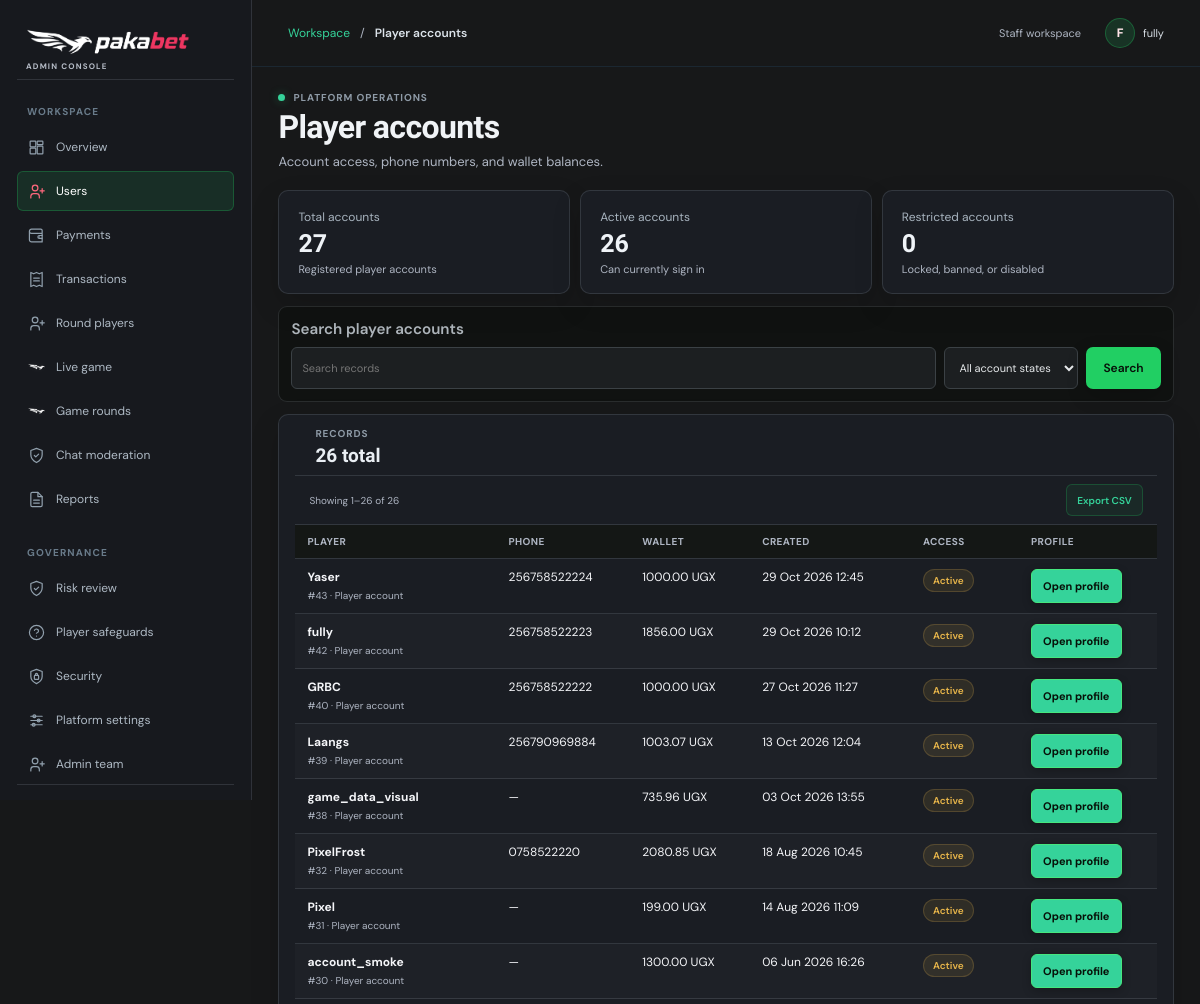
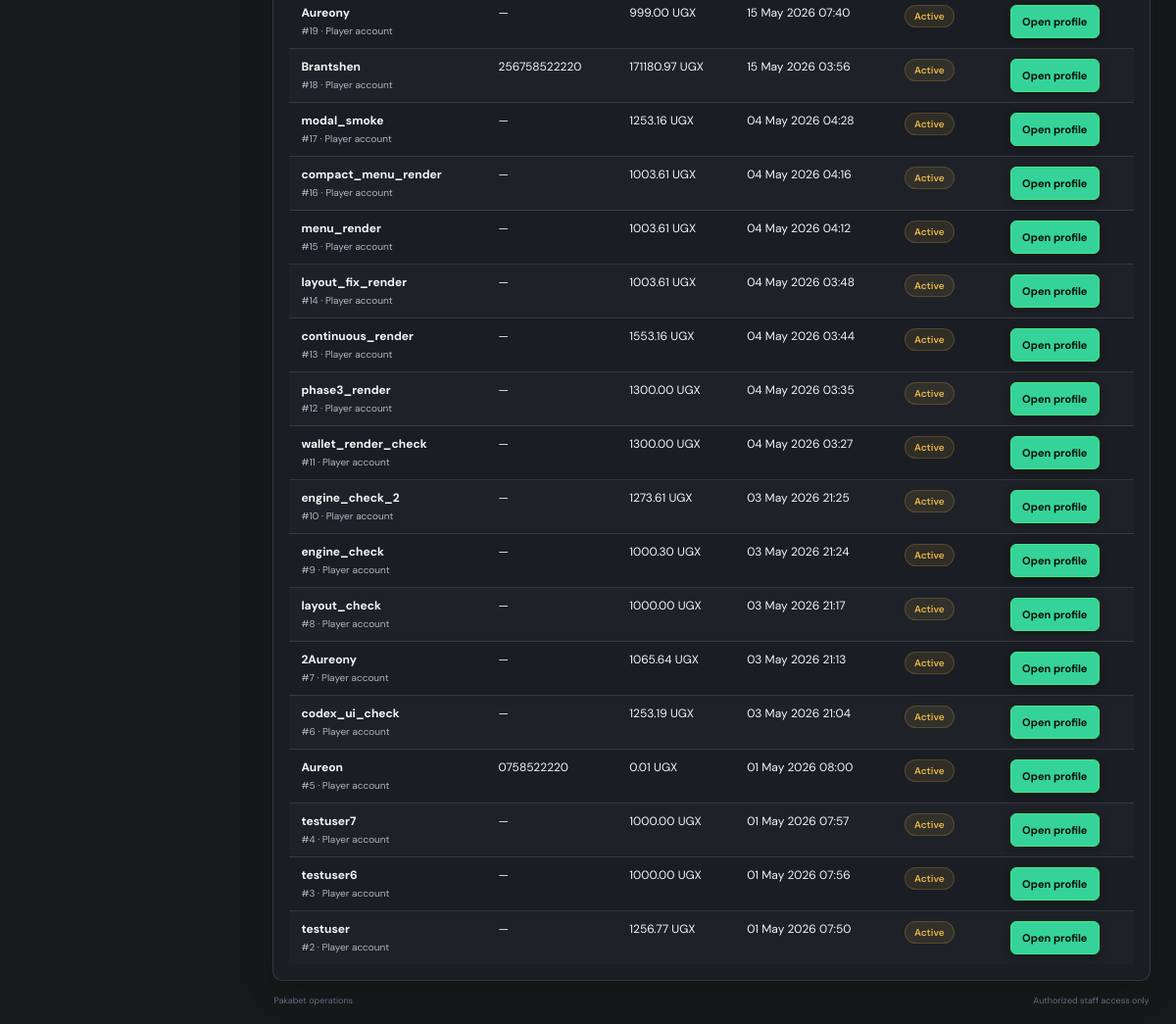
The app's page /admin-analytics/users/ (signed in) with its own data (2 pictures, top to bottom).
### core/models.py (models this page shows, shortened)
class Profile(models.Model):
    user = models.OneToOneField(User, on_delete=models.CASCADE)
    referral_code = models.UUIDField(default=uuid.uuid4, unique=True, editable=False)
    client_seed = models.CharField(max_length=128, default=generate_client_seed)
    balance = models.DecimalField(max_digits=12, decimal_places=2, default=0)
    currency = models.CharField(max_length=3, default='UGX')
    phone_number = models.CharField(max_length=20, blank=True)
    daily_deposit_limit = models.DecimalField(
        max_digits=12,
        decimal_places=2,
        default=300000,
        validators=[MinValueValidator(Decimal('500.00')), MaxValueValidator(Decimal('10000000.00'))],
    )
    daily_loss_limit = models.DecimalField(max_digits=12, decimal_places=2, default=200000)
    ACCOUNT_STATUS_CHOICES = [
        ('active', 'Active'),
        ('locked', 'Locked'),
        ('banned', 'Banned'),
        ('anonymized', 'Anonymized'),
    ]
    account_status = models.CharField(max_length=12, choices=ACCOUNT_STATUS_CHOICES, default='active')
    account_note = models.CharField(max_length=255, blank=True)
    created_at = models.DateTimeField(auto_now_add=True)

class PlatformSettings(models.Model):
    site_name = models.CharField(max_length=80, default='Pakabet')
    site_tagline = models.CharField(max_length=160, blank=True, default='Aviator gaming')
    logo = models.FileField(
        upload_to='branding/',
        blank=True,
        validators=[FileExtensionValidator(['png', 'jpg', 'jpeg', 'webp']), validate_brand_asset],
    )
    favicon = models.FileField(
        upload_to='branding/',
        blank=True,
        validators=[FileExtensionValidator(['png', 'jpg', 'jpeg', 'webp', 'ico']), validate_brand_asset],
    )
    maximum_crash_point = models.DecimalField(
        max_digits=5,
        decimal_places=2,
        default=Decimal('286.00'),
        validators=[MinValueValidator(Decimal('250.00')), MaxValueValidator(Decimal('286.00'))],
    )
    betting_seconds = models.PositiveSmallIntegerField(
        default=4,
        validators=[MinValueValidator(2), MaxValueValidator(15)],
    )
    updated_at = models.DateTimeField(auto_now=True)
    class Meta:
        verbose_name = 'platform settings'

### core/views.py (the view, shortened to what this page needs)
# urls.py: path('admin-analytics/<str:section>/', views.admin_console_section, name='admin_console_section'),
@login_required
def admin_console_section(request, section):
    if not request.user.is_staff:
        return redirect('dashboard')
    section_config = {
        'users': ('Player accounts', 'Account access, phone numbers, and wallet balances.'),
        'payments': ('Payment operations', 'Provider requests and their latest recorded status.'),
        'transactions': ('Transaction ledger', 'Immutable wallet and game transaction records.'),
        'players': ('Round players', 'Inspect player sessions and account activity for a selected round.'),
        'live': ('Live game monitor', 'Observe the current shared flight and recent round history.'),
        'rounds': ('Game integrity', 'Round outcomes and public fairness commitments.'),
        'reports': ('Financial reports', 'Generated GGR and URA reporting periods.'),
        'risk': ('Risk review', 'Investigate and disposition open platform alerts.'),
        'safeguards': ('Player safeguards', 'Self-exclusion requests and their active periods.'),
        'security': ('Security operations', 'Authentication events and current security posture.'),
        'admins': ('Administrator access', 'Create and review platform operations accounts.'),
        'settings': ('Platform settings', 'Manage branding and approved game-round operating limits.'),
    }
    if section not in section_config:
        raise Http404
    branding_form = None
    game_settings_form = None
    admin_account_form = None
    platform_settings = None
    search = request.GET.get('q', '').strip()[:100]
    now = timezone.now()
    status_filter = request.GET.get('status', '').strip()
    type_filter = request.GET.get('type', '').strip()
    rows = None
    if section == 'users':
        rows = Profile.objects.select_related('user').order_by('-created_at')
        account_status = request.GET.get('account_status', '').strip()
        if account_status in {'active', 'locked', 'banned', 'anonymized'}:
            rows = rows.filter(account_status=account_status)
    elif section == 'live':
        rows = GameRound.objects.order_by('-started_at')
    elif section == 'reports':
        rows = FinancialReport.objects.select_related('generated_by').order_by('-period_start')
    elif section == 'safeguards':
        rows = SelfExclusion.objects.select_related('user').order_by('-created_at')
        if search:
            rows = rows.filter(Q(user__username__icontains=search) | Q(reason__icontains=search))
    elif section == 'admins':
        rows = User.objects.filter(is_staff=True).order_by('-is_superuser', 'username')
        if search:
            rows = rows.filter(Q(username__icontains=search) | Q(profile__phone_number__icontains=search))
    elif section == 'settings':
        rows = None
    if request.GET.get('export') == 'csv' and rows is not None:
        return export_admin_records(section, rows)
    page_obj = Paginator(rows, 30).get_page(request.GET.get('page')) if rows is not None else None
    pagination_params = request.GET.copy()
    pagination_params.pop('page', None)
    pagination_params.pop('export', None)
    metrics = []
    if section == 'users':
        metrics = [
            {'label': 'Total accounts', 'value': User.objects.count(), 'note': 'Registered player accounts'},
            {'label': 'Active accounts', 'value': Profile.objects.filter(
                account_status='active',
                user__is_active=True,
            ).count(), 'note': 'Can currently sign in'},
            {'label': 'Restricted accounts', 'value': Profile.objects.filter(
                Q(account_status__in=['locked', 'banned', 'anonymized']) | Q(user__is_active=False)
            ).count(), 'note': 'Locked, banned, or disabled'},
        ]
    context = {
        'section': section,
        'section_title': section_config[section][0],
        'section_description': section_config[section][1],
        'search': search,
        'status_filter': status_filter,
        'type_filter': type_filter,
        'pagination_query': pagination_params.urlencode(),
        'export_query': pagination_params.urlencode(),
        'page_obj': page_obj,
        'metrics': metrics,
        'account_status_filter': request.GET.get('account_status', ''),
        'branding_form': branding_form,
        'game_settings_form': game_settings_form,
        'admin_account_form': admin_account_form,
        'platform_settings': platform_settings,
        'is_superuser': request.user.is_superuser,
        **(player_section_data if section == 'players' else {}),
        'security_snapshot': {
            'debug': settings.DEBUG,
            'https_redirect': settings.SECURE_SSL_REDIRECT,
            'secure_session_cookie': settings.SESSION_COOKIE_SECURE,
            'secure_csrf_cookie': settings.CSRF_COOKIE_SECURE,
            'login_failure_threshold': settings.SECURITY_LOGIN_FAILURE_THRESHOLD,
            'login_failure_window': settings.SECURITY_LOGIN_FAILURE_WINDOW_SECONDS,
        } if section == 'security' else None,
        'security_failure_count': AuditLog.objects.filter(
            action_type='risk_alert',
            data__event='login_failed',
            created_at__gte=now - timedelta(hours=24),
        ).count() if section == 'security' else 0,
        'security_alert_count': RiskAlert.objects.filter(status='open').count() if section == 'security' else 0,
    }
    if section == 'live':
        context['live_state_url'] = reverse('admin_live_round_state')
    return render(request, 'core/admin_section.html', context)

### core/templates/core/admin_section.html (shortened to what this page needs)
{% extends 'core/base.html' %}
{% load static %}
{% block body_class %}admin-body{% endblock %}
{% block extra_head %}
    <link rel="stylesheet" href="{% static 'core/css/admin_dashboard.css' %}?v=admin-brand-stack-20261031-1">
{% endblock %}
{% block content %}
<div class="admin-dashboard">
    <aside class="admin-rail" aria-label="Admin navigation">
        <a class="admin-brand" href="{% url 'admin_dashboard' %}">
            <img class="admin-brand-logo" src="{% static 'pakabet logo-02.png' %}" alt="Pakabet">
            <span><small>ADMIN CONSOLE</small></span>
        </a>
        <p class="admin-nav-label">Workspace</p>
        <nav class="admin-nav">
            <a href="{% url 'admin_dashboard' %}"><svg><use href="#icon-overview"></use></svg><span>Overview</span></a>
            <a href="{% url 'admin_console_section' 'users' %}"{% if section == 'users' or section == 'user_profile' %} class="is-active" aria-current="page"{% endif %}><svg><use href="#icon-users"></use></svg><span>Users</span></a>
            <a href="{% url 'admin_console_section' 'payments' %}"{% if section == 'payments' %} class="is-active" aria-current="page"{% endif %}><svg><use href="#icon-wallet"></use></svg><span>Payments</span></a>
            <a href="{% url 'admin_console_section' 'transactions' %}"{% if section == 'transactions' %} class="is-active" aria-current="page"{% endif %}><svg><use href="#icon-receipt"></use></svg><span>Transactions</span></a>
            <a href="{% url 'admin_console_section' 'players' %}"{% if section == 'players' %} class="is-active" aria-current="page"{% endif %}><svg><use href="#icon-users"></use></svg><span>Round players</span></a>
            <a href="{% url 'admin_console_section' 'live' %}"><img class="admin-nav-logo" src="{% static 'pakabet logo-03.png' %}" alt="" aria-hidden="true"><span>Live game</span></a>
            <a href="{% url 'admin_console_section' 'rounds' %}"><img class="admin-nav-logo" src="{% static 'pakabet logo-03.png' %}" alt="" aria-hidden="true"><span>Game rounds</span></a>
            <a href="{% url 'admin_dashboard' %}#chat-moderation"><svg><use href="#icon-shield"></use></svg><span>Chat moderation</span></a>
            <a href="{% url 'admin_console_section' 'reports' %}"{% if section == 'reports' %} class="is-active" aria-current="page"{% endif %}><svg><use href="#icon-document"></use></svg><span>Reports</span></a>
        </nav>
        <p class="admin-nav-label admin-nav-label--lower">Governance</p>
        <nav class="admin-nav">
            <a href="{% url 'admin_console_section' 'risk' %}"{% if section == 'risk' %} class="is-active" aria-current="page"{% endif %}><svg><use href="#icon-shield"></use></svg><span>Risk review</span></a>
            <a href="{% url 'admin_console_section' 'safeguards' %}"{% if section == 'safeguards' %} class="is-active" aria-current="page"{% endif %}><svg><use href="#icon-help"></use></svg><span>Player safeguards</span></a>
            <a href="{% url 'admin_console_section' 'security' %}"{% if section == 'security' %} class="is-active" aria-current="page"{% endif %}><svg><use href="#icon-security"></use></svg><span>Security</span></a>
            <a href="{% url 'admin_console_section' 'settings' %}"{% if section == 'settings' %} class="is-active" aria-current="page"{% endif %}><svg><use href="#icon-settings"></use></svg><span>Platform settings</span></a>
            <a href="{% url 'admin_console_section' 'admins' %}"{% if section == 'admins' %} class="is-active" aria-current="page"{% endif %}><svg><use href="#icon-users"></use></svg><span>Admin team</span></a>
        </nav>
        <div class="admin-rail-footer">
        </div>
    </aside>
    <main class="admin-main">
        <header class="admin-topbar">
            <div class="admin-topbar-leading">
                <div class="admin-breadcrumb"><a href="{% url 'admin_dashboard' %}">Workspace</a><span aria-hidden="true">/</span><strong>{{ section_title }}</strong></div>
            </div>
            <div class="admin-topbar-actions"><span class="admin-date">Staff workspace</span><a class="admin-user-menu" href="{% url 'admin_console_section' 'security' %}"><span class="admin-avatar admin-avatar--small">{{ request.user.username|first|upper }}</span><span>{{ request.user.get_username }}</span></a></div>
        </header>
        <div class="admin-content">
            <section class="admin-page-heading">
                <div><p class="admin-kicker"><span class="admin-live-dot"></span> Platform operations</p><h1>{{ section_title }}</h1><p class="admin-subtitle">{{ section_description }}</p></div>
            </section>
            {% if metrics and section != 'security' %}
                <section class="admin-metric-grid admin-section-metrics" aria-label="{{ section_title }} summary">
                    {% for metric in metrics %}
                        <article class="admin-metric">
                            <div>
                                <p>{{ metric.label }}</p>
                                <strong>{{ metric.value }}</strong>
                                <small>{{ metric.note }}</small>
                            </div>
                        </article>
                    {% endfor %}
                </section>
            {% endif %}
            {% if section != 'reports' and section != 'live' and section != 'settings' and section != 'user_profile' and section != 'players' %}
                <form class="admin-console-search" method="get" role="search">
                    <label for="admin-search">Search {{ section_title|lower }}</label>
                    <div>
                        <input id="admin-search" type="search" name="q" value="{{ search }}" maxlength="100" placeholder="Search records">
                        {% if section == 'users' %}
                            <select name="account_status" aria-label="Filter by account status"><option value="">All account states</option></select>
                        {% endif %}
                        <button class="admin-primary-button" type="submit">Search</button>
                    </div>
                </form>
            {% endif %}
            {% if section != 'settings' and section != 'user_profile' %}
            <section class="admin-panel admin-console-table-panel">
                <div class="admin-panel-heading"><div><p class="admin-section-label">Records</p><h2>{% if page_obj %}{{ page_obj.paginator.count }} total{% else %}No records{% endif %}</h2></div></div>
                <div class="admin-table-toolbar">
                    {% if section != 'reports' %}
                        <span>Showing {{ page_obj.start_index|default:0 }}–{{ page_obj.end_index|default:0 }} of {{ page_obj.paginator.count|default:0 }}</span>
                    {% else %}<span>Saved reporting periods</span>{% endif %}
                    <a class="admin-export-button" href="?{% if export_query %}{{ export_query }}&amp;{% endif %}export=csv">Export CSV</a>
                </div>
                <div class="admin-console-table-wrap">
                    <table class="admin-console-table">
                        {% if section == 'users' %}
                            <thead><tr><th>Player</th><th>Phone</th><th>Wallet</th><th>Created</th><th>Access</th><th>Profile</th></tr></thead>
                            <tbody>{% for profile in page_obj %}<tr>
                                <td><strong>{{ profile.user.username }}</strong><small class="admin-cell-subtitle">#{{ profile.user_id }} · {{ profile.user.get_full_name|default:'Player account' }}</small></td>
                                <td>{{ profile.phone_number|default:'—' }}</td>
                                <td>{{ profile.balance|floatformat:2 }} {{ profile.currency }}</td>
                                <td>{{ profile.created_at|date:'d M Y H:i' }}</td>
                                <td><span class="admin-status">{{ profile.get_account_status_display }}</span></td>
                                <td><a class="admin-table-action" href="{% url 'admin_player_profile' profile.user_id %}">Open profile</a></td>
                            </tr>{% empty %}<tr><td colspan="6" class="admin-table-empty">No player accounts found.</td></tr>{% endfor %}</tbody>
                        {% endif %}
                    </table>
                </div>
            </section>
            {% endif %}
            <footer class="admin-footer"><span>{{ platform_name }} operations</span><span>Authorized staff access only</span></footer>
        </div>
    </main>
</div>
{% endblock %}

### records on screen
Profile: user.username "Yaser", user_id "43", user.get_full_name "Player account", phone_number "256758522224", balance "1000.00", currency "UGX", created_at "29 Oct 2026 12:45", account_status "Active"
Profile: user.username "fully", user_id "42", user.get_full_name "Player account", phone_number "256758522223", balance "1856.00", currency "UGX", created_at "29 Oct 2026 10:12", account_status "Active"
Profile: user.username "GRBC", user_id "40", user.get_full_name "Player account", phone_number "256758522222", balance "1000.00", currency "UGX", created_at "27 Oct 2026 11:27", account_status "Active"
Profile: user.username "Laangs", user_id "39", user.get_full_name "Player account", phone_number "256790969884", balance "1003.07", currency "UGX", created_at "13 Oct 2026 12:04", account_status "Active"
Profile: user.username "game_data_visual", user_id "38", user.get_full_name "Player account", phone_number "—", balance "735.96", currency "UGX", created_at "03 Oct 2026 13:55", account_status "Active"
Profile: user.username "PixelFrost", user_id "32", user.get_full_name "Player account", phone_number "0758522220", balance "2080.85", currency "UGX", created_at "18 Aug 2026 10:45", account_status "Active"
Profile: user.username "Pixel", user_id "31", user.get_full_name "Player account", phone_number "—", balance "199.00", currency "UGX", created_at "14 Aug 2026 11:09", account_status "Active"
Profile: user.username "account_smoke", user_id "30", user.get_full_name "Player account", phone_number "—", balance "1300.00", currency "UGX", created_at "06 Jun 2026 16:26", account_status "Active"
Profile: user.username "Aureony", user_id "19", user.get_full_name "Player account", phone_number "—", balance "999.00", currency "UGX", created_at "15 May 2026 07:40", account_status "Active"
Profile: user.username "Brantshen", user_id "18", user.get_full_name "Player account", phone_number "256758522220", balance "171180.97", currency "UGX", created_at "15 May 2026 03:56", account_status "Active"
Profile: user.username "modal_smoke", user_id "17", user.get_full_name "Player account", phone_number "—", balance "1253.16", currency "UGX", created_at "04 May 2026 04:28", account_status "Active"
Profile: user.username "compact_menu_render", user_id "16", user.get_full_name "Player account", phone_number "—", balance "1003.61", currency "UGX", created_at "04 May 2026 04:16", account_status "Active"
Profile: user.username "menu_render", user_id "15", user.get_full_name "Player account", phone_number "—", balance "1003.61", currency "UGX", created_at "04 May 2026 04:12", account_status "Active"
Profile: user.username "layout_fix_render", user_id "14", user.get_full_name "Player account", phone_number "—", balance "1003.61", currency "UGX", created_at "04 May 2026 03:48", account_status "Active"
Profile: user.username "continuous_render", user_id "13", user.get_full_name "Player account", phone_number "—", balance "1553.16", currency "UGX", created_at "04 May 2026 03:44", account_status "Active"
Profile: user.username "phase3_render", user_id "12", user.get_full_name "Player account", phone_number "—", balance "1300.00", currency "UGX", created_at "04 May 2026 03:35", account_status "Active"
Profile: user.username "wallet_render_check", user_id "11", user.get_full_name "Player account", phone_number "—", balance "1300.00", currency "UGX", created_at "04 May 2026 03:27", account_status "Active"
Profile: user.username "engine_check_2", user_id "10", user.get_full_name "Player account", phone_number "—", balance "1273.61", currency "UGX", created_at "03 May 2026 21:25", account_status "Active"
Profile: user.username "engine_check", user_id "9", user.get_full_name "Player account", phone_number "—", balance "1000.30", currency "UGX", created_at "03 May 2026 21:24", account_status "Active"
Profile: user.username "layout_check", user_id "8", user.get_full_name "Player account", phone_number "—", balance "1000.00", currency "UGX", created_at "03 May 2026 21:17", account_status "Active"
Profile: user.username "2Aureony", user_id "7", user.get_full_name "Player account", phone_number "—", balance "1065.64", currency "UGX", created_at "03 May 2026 21:13", account_status "Active"
Profile: user.username "codex_ui_check", user_id "6", user.get_full_name "Player account", phone_number "—", balance "1253.19", currency "UGX", created_at "03 May 2026 21:04", account_status "Active"
Profile: user.username "Aureon", user_id "5", user.get_full_name "Player account", phone_number "0758522220", balance "0.01", currency "UGX", created_at "01 May 2026 08:00", account_status "Active"
Profile: user.username "testuser7", user_id "4", user.get_full_name "Player account", phone_number "—", balance "1000.00", currency "UGX", created_at "01 May 2026 07:57", account_status "Active"
Profile: user.username "testuser6", user_id "3", user.get_full_name "Player account", phone_number "—", balance "1000.00", currency "UGX", created_at "01 May 2026 07:56", account_status "Active"
Profile: user.username "testuser", user_id "2", user.get_full_name "Player account", phone_number "—", balance "1256.77", currency "UGX", created_at "01 May 2026 07:50", account_status "Active"
PlatformSettings: site_name "Pakabet"

### other values on screen
{{ section_title }} "Player accounts"
{{ request.user.username|first|upper }} "F"
{{ request.user.get_username }} "fully"
{{ section_description }} "Account access, phone numbers, and wallet balances."
{{ metric.label }} "Total accounts" "Active accounts" "Restricted accounts"
{{ metric.value }} "27" "26" "0"
{{ metric.note }} "Registered player accounts" "Can currently sign in" "Locked, banned, or disabled"
{{ section_title|lower }} "player accounts"
{{ page_obj.paginator.count }} "26"
{{ page_obj.start_index|default:0 }} "1"
{{ page_obj.end_index|default:0 }} "26"
{{ page_obj.paginator.count|default:0 }} "26"
